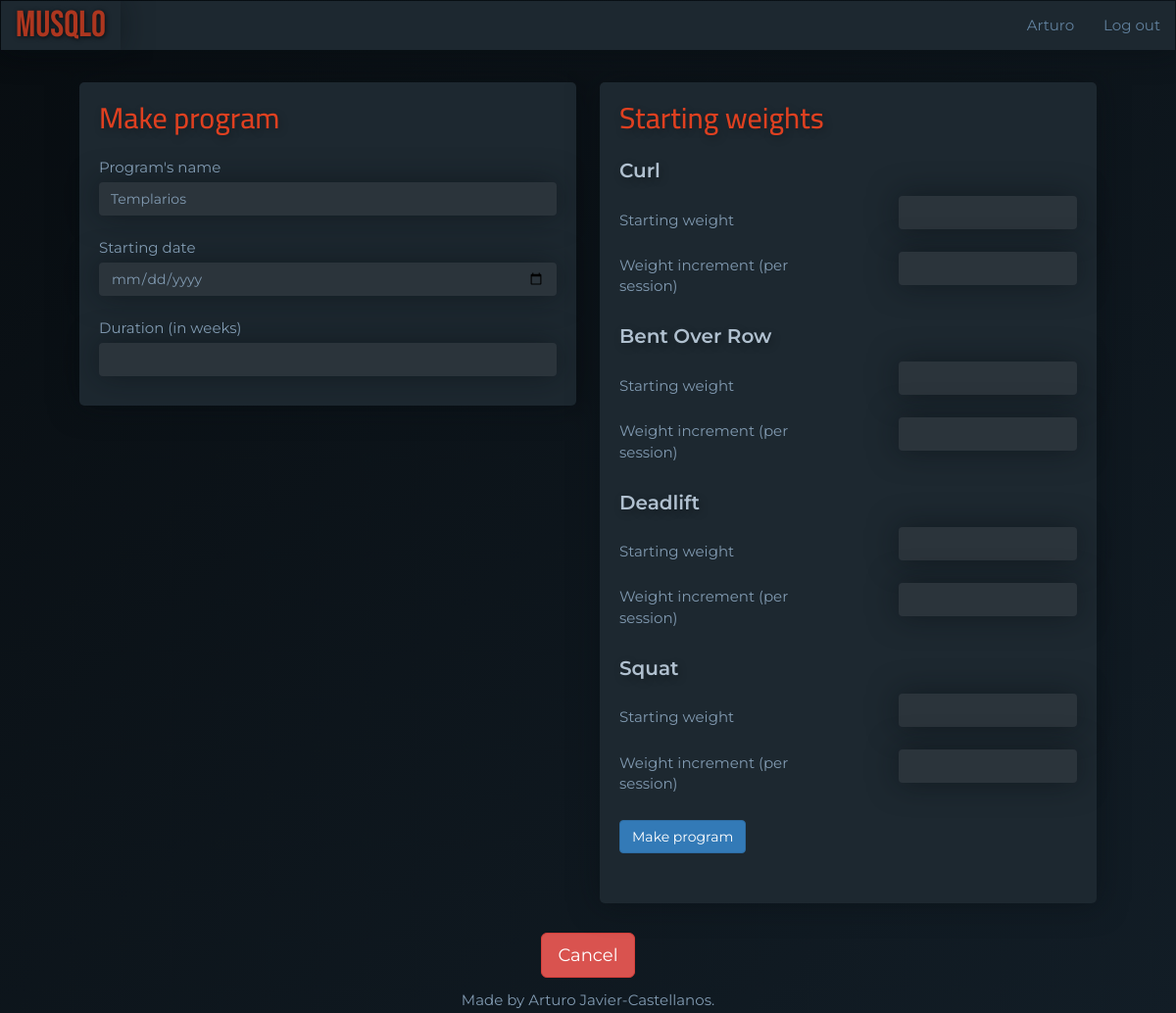
The app's page /program-templates/1/make_program (signed in) with its own data.
### main.py (models this page shows)
class User(UserMixin, db.Model):
    __tablename__ = "users"
    id = Column(Integer, primary_key=True)
    email = Column(String(100), unique=True)
    password = Column(String(100))
    name = Column(String(100))
    program_templates = relationship("ProgramTemplate", back_populates="user")
    programs = relationship("Program", back_populates="user")

class ProgramTemplate(db.Model):
    __tablename__ = "programTemplates"
    id = Column(Integer, primary_key=True)
    user_id = Column(Integer, ForeignKey("users.id"))
    user = relationship("User", back_populates="program_templates")
    name = Column(String(250), nullable=False)
    workout_templates = relationship("WorkoutTemplate", back_populates="parent_program_template")

class ExerciseTemplate(db.Model):
    __tablename__ = "exerciseTemplates"
    id = Column(Integer, primary_key=True)
    type = Column(String(200), nullable=False)
    workout_template_id = Column(Integer, ForeignKey("workoutTemplates.id"))
    parent_workout_template = relationship("WorkoutTemplate", back_populates="exercise_templates")
    set_templates = relationship("SetTemplate", back_populates="parent_exercise_template")

### main.py (the view, shortened to what this page needs)
@app.route("/program-templates/<int:program_template_id>/make_program", methods=["GET", "POST"])
@protect_program_template
def make_program(program_template_id):
    requested_program_template = ProgramTemplate.query.get(program_template_id)
    exercises = []
    for workout_template in requested_program_template.workout_templates:
        for exercise_template in workout_template.exercise_templates:
            if exercise_template.type not in exercises:
                exercises.append(exercise_template.type)
    make_program_form = MakeProgramForm(
        name=requested_program_template.name,
        exercises=exercises
    )
    for count, value in enumerate(make_program_form.exercises):
        value.label = Label(field_id=value.id, text=exercises[count])
        value.name = exercises[count]
    return render_template("make-program.html", form=make_program_form, template_id=program_template_id)

### forms.py
class MakeProgramForm(FlaskForm):
    name = StringField("Program's name", validators=[DataRequired()])
    weeks = IntegerField("Duration (in weeks)", validators=[DataRequired()])
    starting_date = DateField("Starting date", format='%Y-%m-%d', validators=[DataRequired()])
    exercises = FieldList(FormField(SetWeightsForm))
    make = SubmitField("Make program")

class SetWeightsForm(Form):
    starting_weight = IntegerField("Starting weight", validators=[DataRequired()], render_kw={"class": "form-control"})
    increment = IntegerField("Weight increment (per session)", validators=[DataRequired()], render_kw={"class": "form-control"})

### main.py (called while the page is built)
@login_manager.user_loader
def load_user(user_id):
    try:
        return User.query.get(int(user_id))
    except ValueError:
        return None

def protect_program_template(f):
    @wraps(f)
    def decorated_function(program_template_id, *args, **kwargs):
        requested_program_template = ProgramTemplate.query.get(program_template_id)
        if requested_program_template.user_id != current_user.id:
            return abort(403)
        return f(program_template_id, *args, **kwargs)
    return decorated_function

### templates/make-program.html (shortened to what this page needs)
{% extends 'bootstrap/base.html' %}
{% block content %}
{% include "header.html" %}
    <form action="" method="post" role="form">
        <div class="row">
            <div class="col-lg-6">
                <div class="card">
                <h2 class="card-title">Make program</h2>
                {{ form.name.label }} {{ form.name(class_="form-control") }}
                {{ form.starting_date.label }} {{ form.starting_date(class_="form-control") }}
                {{ form.weeks.label }} {{ form.weeks(class_="form-control") }}
            </div>
            </div>
            <div class="col-lg-6">
                <div class="card starting-weights-card">
                <h2 class="card-title">Starting weights</h2>
                {% for nested in form.exercises %}
                    {{ nested.label }}
                    {{ nested }}
                    <br class="custom-divider">
                {% endfor %}
                {{ form.make(class_="btn btn-primary") }}
            </div>
        </div>
    </form>
</div>
<div class="text-center">
    <a href="{{url_for('show_program_template', program_template_id=template_id)}}" class="btn btn-danger btn-lg" role="button">Cancel</a>
</div>
{% include "footer.html" %}
{% endblock %}

### templates/header.html (shortened to what this page needs)
<!DOCTYPE html>
<html lang="en">
<head>
    <link href="{{ url_for('static', filename='css/styles.css')}}" rel="stylesheet">
</head>
<body>
<div id="wrap">
<nav class="navbar navbar-inverted" role="navigation">
  <div class="navbar-header">
    <a class="navbar-brand" href="{{url_for('home')}}">MUSQLO</a>
  </div>
  <div class="collapse navbar-collapse" id="navbar-links">
  <ul class="nav navbar-nav navbar-right">
    {% if current_user.is_authenticated: %}
    <li><a href="{{url_for('user')}}">{{ current_user.name }}</a></li>
    <li><a href="{{url_for('logout')}}">Log out</a></li>
    {% else: %}
    <li><a href="{{ url_for('home',_anchor='login') }}">Log in</a></li>
    <li><a href="{{ url_for('register') }}">Register</a></li>
    {% endif %}
  </ul>
  </div>
</nav>
<div id="main">
<div class="container-fluid">

### static/css/styles.css (style rules this page uses)
body { font-family: 'Montserrat', sans-serif; font-size: 1.5rem; color: #819ab1; background: linear-gradient(to bottom right, #080d11, #121d26) fixed; }
.container-fluid { padding: 1% 7%; }
.card { background-color: #1d2830; border-radius: 5px; box-shadow: 0px 0 30px rgba(8, 13, 17, 0.5); padding: 0 20px 30px; margin-bottom: 30px; }
.card-title { font-family: 'Cairo', sans-serif; font-size: 3rem; color: #df4020; padding: 20px 0 15px; margin: 0 0 8px 0; text-shadow: 2px 3px 8px rgba(0, 0, 0, .3); }
.col-lg-6 { padding: 0 12px; }
label { font-weight: 400; }
.form-control { color: #819ab1; background-color: #2b343b; border: 0; box-shadow: 0px 0 30px rgba(8, 13, 17, 0.5); }
.starting-weights-card .card-title + label, .custom-divider + label { font-weight: 600; color: #b0c0cf; font-size: 2rem; text-shadow: 2px 3px 8px rgba(0, 0, 0, .3); }
form th { padding-top: 20px; padding-right: 30px; }
form td { padding-left: 30px; }
.navbar-collapse { font-family: 'Montserrat', sans-serif; background-color: #1d2830; box-shadow: 0px 0 30px rgba(8, 13, 17, 0.5); }
.navbar-collapse a { color: #61819e; }
.navbar-header { font-family: 'Montserrat', sans-serif; background-color: #1d2830; box-shadow: 0px 0 30px rgba(8, 13, 17, 0.5); }
.navbar-header a { color: #61819e; }
.navbar-inverted > .navbar-header > .navbar-brand { font-family: 'Bebas Neue', cursive; color: #ad361f; font-size: 2.5em; text-shadow: 1px 1px 5px rgba(0, 0, 0, .7); }
html, body { height: 100%; }
#wrap { min-height: 100%; }
#main { overflow:auto; padding-bottom: 2%; }

### records on screen
User: name "Arturo"
ProgramTemplate: name "Templarios"
ExerciseTemplate: label "Curl"
ExerciseTemplate: label "Bent Over Row"
ExerciseTemplate: label "Deadlift"
ExerciseTemplate: label "Squat"
